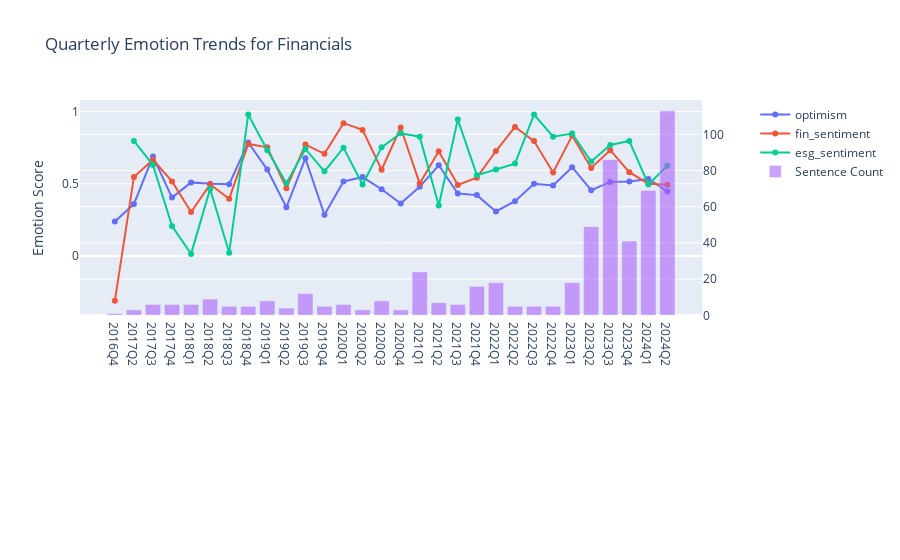

Notebook code for this chart:
### Markdown cell above
Finally, we select a sector and show the number of sentences, companies and emotional shifts within the sector utilizing the ***plot_metric_and_sentence_trends*** function.

### Code cell
sector = 'Financials'
data  = events_by_sector[events_by_sector['TRBC Economic Sector Name'] == sector]
metrics = [
       'emotions.optimism',
       'analysis.fin_sentiment','analysis.esg_sentiment']

plot_metric_and_sentence_trends(data, metrics, name= sector)

### Figure 1 — Plotly figure (JSON) as saved in the notebook; plotly's stock layout.template omitted (floating-point values rounded to 4 significant figures)
{"data": [{"mode": "lines+markers", "name": "optimism", "type": "scatter", "x": ["2016Q4", "2017Q2", "2017Q3", "2017Q4", "2018Q1", "2018Q2", "2018Q3", "2018Q4", "2019Q1", "2019Q2", "2019Q3", "2019Q4", "2020Q1", "2020Q2", "2020Q3", "2020Q4", "2021Q1", "2021Q2", "2021Q3", "2021Q4", "2022Q1", "2022Q2", "2022Q3", "2022Q4", "2023Q1", "2023Q2", "2023Q3", "2023Q4", "2024Q1", "2024Q2"], "xaxis": "x", "y": [0.24, 0.36, 0.69, 0.405, 0.51, 0.5, 0.498, 0.786, 0.5988, 0.3375, 0.6767, 0.286, 0.5167, 0.5467, 0.4625, 0.3633, 0.48, 0.6286, 0.4333, 0.4219, 0.3089, 0.38, 0.5, 0.488, 0.615, 0.4557, 0.5133, 0.5163, 0.5336, 0.4476], "yaxis": "y"}, {"mode": "lines+markers", "name": "fin_sentiment", "type": "scatter", "x": ["2016Q4", "2017Q2", "2017Q3", "2017Q4", "2018Q1", "2018Q2", "2018Q3", "2018Q4", "2019Q1", "2019Q2", "2019Q3", "2019Q4", "2020Q1", "2020Q2", "2020Q3", "2020Q4", "2021Q1", "2021Q2", "2021Q3", "2021Q4", "2022Q1", "2022Q2", "2022Q3", "2022Q4", "2023Q1", "2023Q2", "2023Q3", "2023Q4", "2024Q1", "2024Q2"], "xaxis": "x", "y": [-0.31, 0.5467, 0.6667, 0.5167, 0.305, 0.4967, 0.396, 0.776, 0.7525, 0.47, 0.7717, 0.708, 0.92, 0.8733, 0.5975, 0.89, 0.5017, 0.7257, 0.4917, 0.5425, 0.7272, 0.894, 0.796, 0.578, 0.8339, 0.6096, 0.7329, 0.5807, 0.5012, 0.4941], "yaxis": "y"}, {"mode": "lines+markers", "name": "esg_sentiment", "type": "scatter", "x": ["2016Q4", "2017Q2", "2017Q3", "2017Q4", "2018Q1", "2018Q2", "2018Q3", "2018Q4", "2019Q1", "2019Q2", "2019Q3", "2019Q4", "2020Q1", "2020Q2", "2020Q3", "2020Q4", "2021Q1", "2021Q2", "2021Q3", "2021Q4", "2022Q1", "2022Q2", "2022Q3", "2022Q4", "2023Q1", "2023Q2", "2023Q3", "2023Q4", "2024Q1", "2024Q2"], "xaxis": "x", "y": [null, 0.7967, 0.63, 0.2075, 0.015, 0.465, 0.02333, 0.98, 0.7325, 0.505, 0.7417, 0.5867, 0.75, 0.495, 0.7525, 0.85, 0.8262, 0.35, 0.945, 0.56, 0.6, 0.64, 0.98, 0.8267, 0.8479, 0.6548, 0.7696, 0.797, 0.4959, 0.6256], "yaxis": "y"}, {"name": "Sentence Count", "opacity": 0.6, "type": "bar", "x": ["2016Q4", "2017Q2", "2017Q3", "2017Q4", "2018Q1", "2018Q2", "2018Q3", "2018Q4", "2019Q1", "2019Q2", "2019Q3", "2019Q4", "2020Q1", "2020Q2", "2020Q3", "2020Q4", "2021Q1", "2021Q2", "2021Q3", "2021Q4", "2022Q1", "2022Q2", "2022Q3", "2022Q4", "2023Q1", "2023Q2", "2023Q3", "2023Q4", "2024Q1", "2024Q2"], "xaxis": "x", "y": [1, 3, 6, 6, 6, 9, 5, 5, 8, 4, 12, 5, 6, 3, 8, 3, 24, 7, 6, 16, 18, 5, 5, 5, 18, 49, 86, 41, 69, 113], "yaxis": "y2"}], "layout": {"autosize": true, "title": {"text": "Quarterly Emotion Trends for Financials"}, "xaxis": {"anchor": "y", "autorange": true, "domain": [0, 0.94], "range": [-1.743, 30.74], "type": "category"}, "xaxis2": {"anchor": "y3", "domain": [0, 0.94]}, "yaxis": {"anchor": "x", "autorange": true, "domain": [0.4333, 1], "range": [-0.3991, 1.069], "title": {"text": "Emotion Score"}, "type": "linear"}, "yaxis2": {"anchor": "x", "autorange": true, "overlaying": "y", "range": [0, 118.9], "side": "right", "type": "linear"}, "yaxis3": {"anchor": "x2", "domain": [0, 0.2833]}}}
